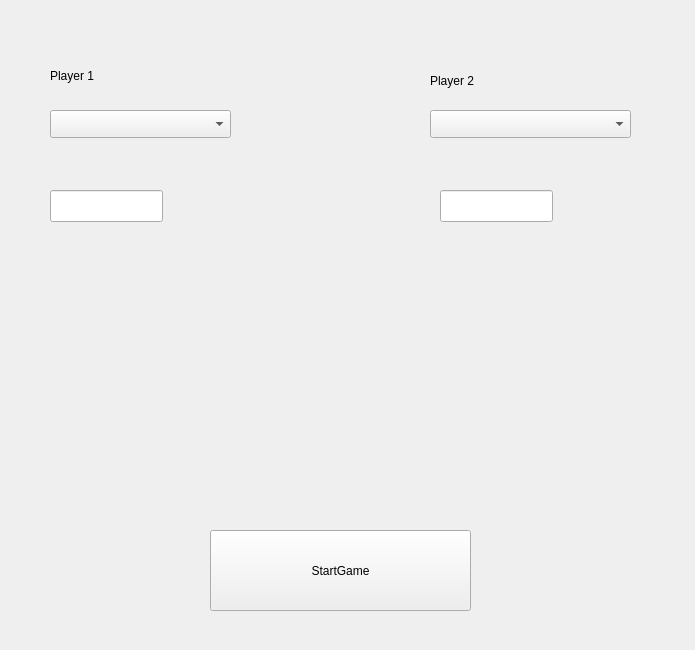
<?xml version="1.0" encoding="UTF-8"?>
<ui version="4.0">
 <class>PlayerSelection</class>
 <widget class="QFrame" name="PlayerSelection">
  <property name="geometry">
   <rect>
    <x>0</x>
    <y>0</y>
    <width>695</width>
    <height>650</height>
   </rect>
  </property>
  <property name="windowTitle">
   <string>Form</string>
  </property>
  <widget class="QLabel" name="label">
   <property name="geometry">
    <rect>
     <x>50</x>
     <y>40</y>
     <width>161</width>
     <height>71</height>
    </rect>
   </property>
   <property name="text">
    <string>Player 1</string>
   </property>
  </widget>
  <widget class="QLabel" name="label_2">
   <property name="geometry">
    <rect>
     <x>430</x>
     <y>60</y>
     <width>181</width>
     <height>41</height>
    </rect>
   </property>
   <property name="text">
    <string>Player 2</string>
   </property>
  </widget>
  <widget class="QComboBox" name="type1">
   <property name="geometry">
    <rect>
     <x>50</x>
     <y>110</y>
     <width>181</width>
     <height>28</height>
    </rect>
   </property>
  </widget>
  <widget class="QComboBox" name="type2">
   <property name="geometry">
    <rect>
     <x>430</x>
     <y>110</y>
     <width>201</width>
     <height>28</height>
    </rect>
   </property>
  </widget>
  <widget class="QLineEdit" name="name1">
   <property name="geometry">
    <rect>
     <x>50</x>
     <y>190</y>
     <width>113</width>
     <height>32</height>
    </rect>
   </property>
  </widget>
  <widget class="QLineEdit" name="name2">
   <property name="geometry">
    <rect>
     <x>440</x>
     <y>190</y>
     <width>113</width>
     <height>32</height>
    </rect>
   </property>
  </widget>
  <widget class="QPushButton" name="ButtonStartGame">
   <property name="geometry">
    <rect>
     <x>210</x>
     <y>530</y>
     <width>261</width>
     <height>81</height>
    </rect>
   </property>
   <property name="text">
    <string>StartGame</string>
   </property>
  </widget>
 </widget>
 <resources/>
 <connections/>
</ui>
